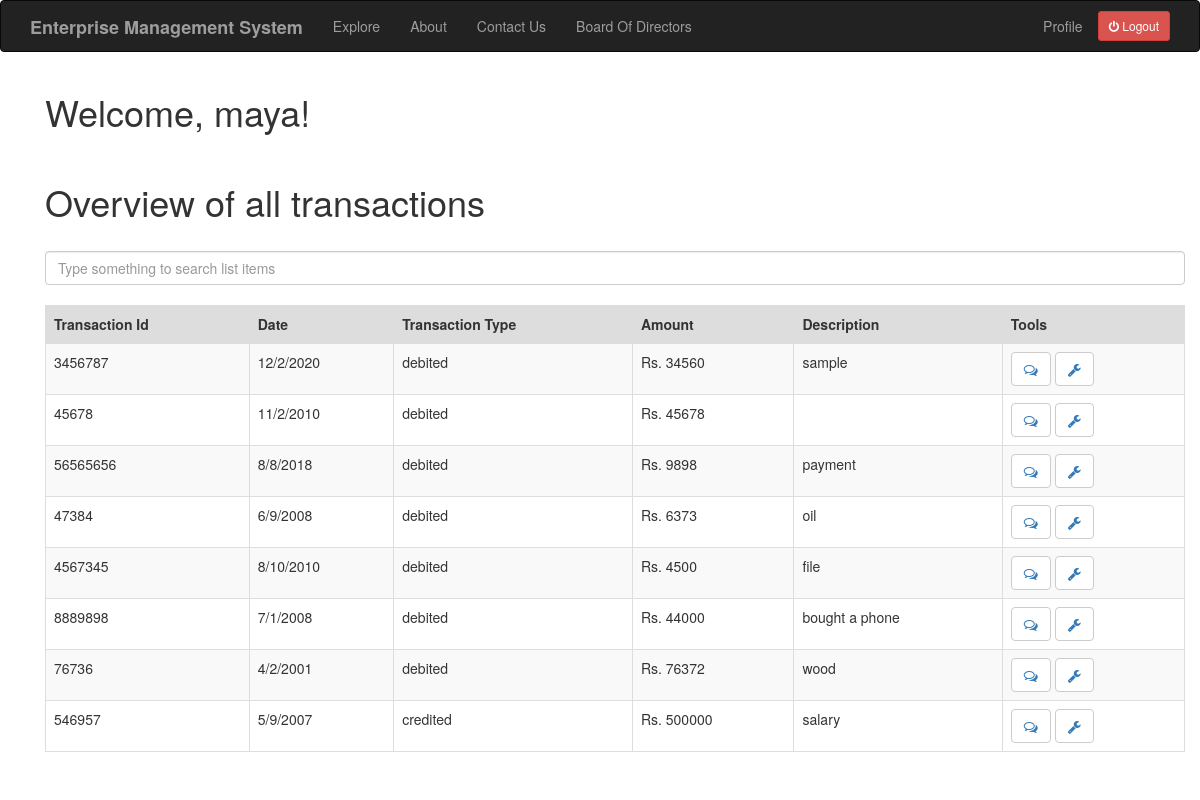
The app's page /acc_index (signed in), older data.
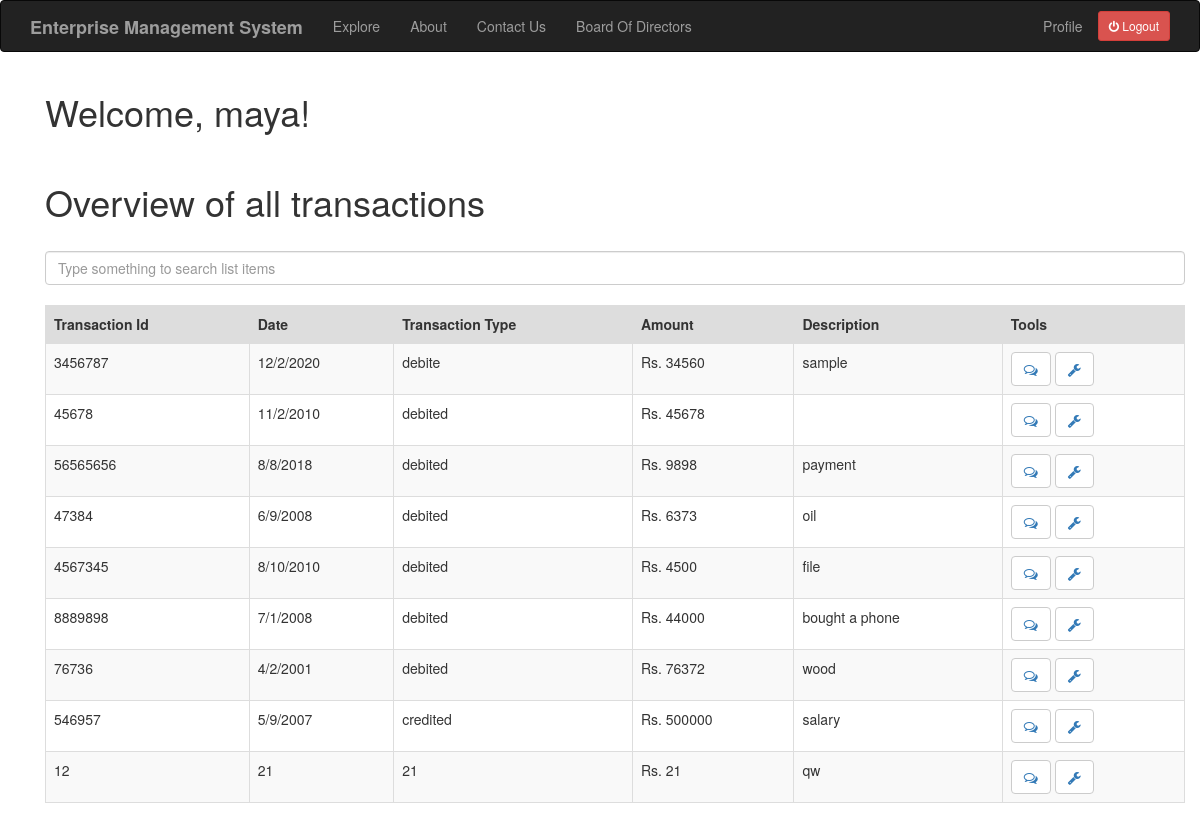
The same page, newer data.
### app/models.py (models this page shows, shortened)
class Transaction(db.Model):
    id = db.Column(db.Integer,primary_key=True)
    tr_id = db.Column(db.Integer)
    date = db.Column(db.String(64))
    description = db.Column(db.String(140))
    tr_type = db.Column(db.String(64))
    amount = db.Column(db.Integer)
    valid = db.Column(db.Boolean, default=False)
    user_id = db.Column(db.Integer,db.ForeignKey('user.id'))
    comment = db.relationship('Comment',backref='comment_of',lazy='dynamic')
    document = db.relationship('Document',backref='document_of',lazy='dynamic')

### app/routes.py (the view)
@app.route('/acc_index')
@login_required
def acc_index():
    link = 3
    transaction = Transaction.query.filter_by(user_id=link)
    return render_template("acc_index.html", title='HomePage',transaction=transaction)

### app/models.py (called while the page is built)
@login.user_loader
def load_user(id):
    return User.query.get(int(id))

### app/routes.py (called while the page is built)
@app.before_request
def before_request():
    if current_user.is_authenticated:
        current_user.last_seen = datetime.utcnow()
        db.session.commit()

### app/templates/acc_index.html (shortened to what this page needs)
{% extends "base.html" %}
{% block app_content %}
<link rel="stylesheet" href="https://cdnjs.cloudflare.com/ajax/libs/font-awesome/4.7.0/css/font-awesome.min.css">
	<div class="container">
		<h1>Welcome, {{ current_user.username }}!</h1>
		<br>
		<h1>Overview of all transactions</h1>
		<br>
		<input class="form-control mb-4" id="tableSearch" type="text" placeholder="Type something to search list items">
        <br>
        <table class="table table-bordered table-striped" id="keywords">
            <thead>
                <tr style="background-color: #dddddd">
                    <th>Transaction Id</th>
                    <th>Date</th>
                    <th>Transaction Type</th>
                    <th>Amount</th>
                    <th>Description</th>
                    <th>Tools</th>
                </tr>
            </thead>
            <tbody id="myTable">
            {% for po in transaction %}
                <tr>
                    <td>{{ po.tr_id }}</td>
                    <td>{{ po.date }}</td>
                    <td>{{ po.tr_type }}</td>
                    <td>Rs. {{ po.amount }}</td>
                    <td>{{ po.description }}</td>
                    <td> <button type="button" class='btn btn-default'><a href="{{ url_for('add_comment', trans_id = po.id) }}"><i class="fa fa-comments-o" aria-hidden="true"></i></a></button>
                    <button type="button" class="btn btn-default"><a href="{{ url_for('update_status', trans_id = po.id)}}"><i class="fa fa-wrench" aria-hidden="true"></i></a></button>
                    </td>
                </tr>
            {% endfor %}
            </tbody>
        </table>
	</div>
{% endblock %}

Row changes from the older to the newer data that the page shows:
changed Transaction "sample": tr_type "debited" → "debite"
added Transaction: tr_id "12", date "21", tr_type "21", amount "21", description "qw"
